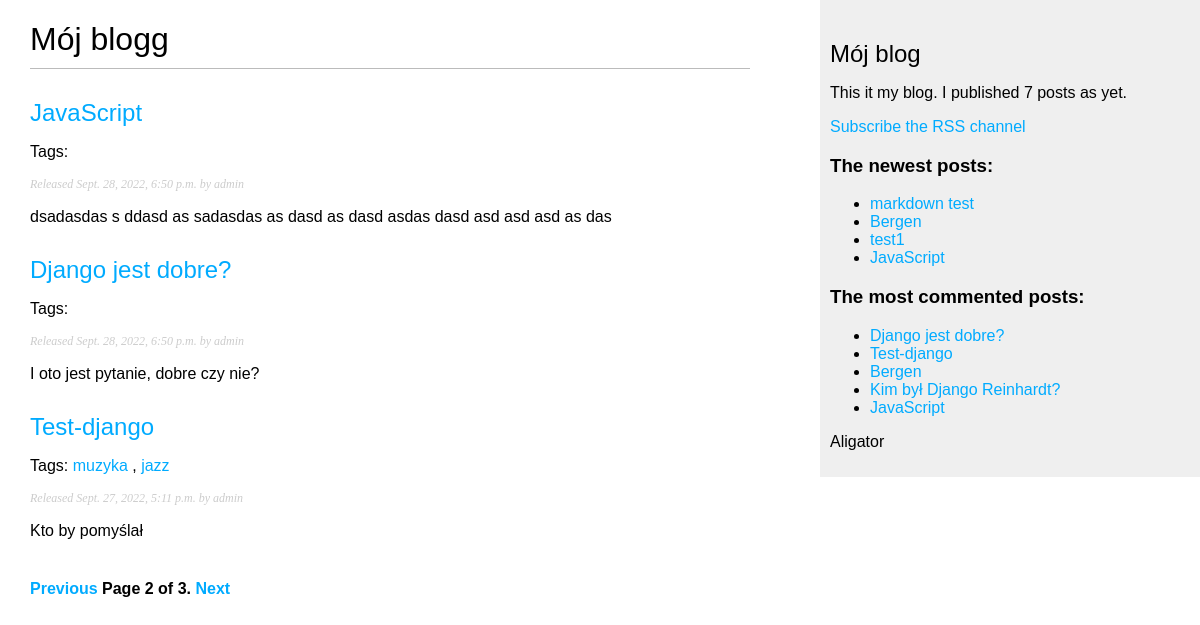
Screenshot of /app_blog/?page=2 with the database file from the repository.
### app_blog/models.py (models this page shows, shortened)
class Post(models.Model):
    STATUS_CHOICES = (
        ('draft', 'Draft'),
        ('published', 'Published'),
    )
    title = models.CharField(max_length=250)
    slug = models.SlugField(max_length=250, unique_for_date='publish')
    author = models.ForeignKey(User, on_delete=models.CASCADE, related_name='blog_posts')
    body = models.TextField()
    publish = models.DateTimeField(default=timezone.now)
    created = models.DateTimeField(auto_now_add=True)
    updated = models.DateTimeField(auto_now=True)
    status = models.CharField(max_length=10, choices=STATUS_CHOICES, default='draft')
    objects = models.Manager()  # Manager domyślny
    published = PublishedManager()  # Manager niestandarwowy
    tags = TaggableManager()
    class Meta:
        ordering = ('-publish',)
    def get_absolute_url(self):
        return reverse('app_blog:post_detail',
                       args=[self.publish.year,
                             self.publish.strftime('%m'),
                             self.publish.strftime('%d'),
                             self.slug])

### app_blog/views.py (the view)
# urls.py: path('', views.post_list, name='post_list'),
def post_list(request, tag_slug=None):
    object_list = Post.published.all()
    tag = None
    if tag_slug:
        tag = get_object_or_404(Tag, slug=tag_slug)
        object_list = object_list.filter(tags__in=[tag])
    paginator = Paginator(object_list, 3)
    page = request.GET.get('page')
    kkk = "aligator"
    try:
        posts = paginator.page(page)
    except PageNotAnInteger:
        posts = paginator.page(1)
    except EmptyPage:
        posts = paginator.page(paginator.num_pages)
    return render(request,
                  'app_blog/post/list.html', {'posts': posts,
                                              'page': page,
                                              'tags': tag,
                                              'test': kkk})

### app_blog/models.py (called while the page is built)
    def get_queryset(self):
        return super(PublishedManager, self).get_queryset().filter(status='published')

### app_blog/templatetags/blog_tags.py (called while the page is built)
@register.simple_tag
def total_posts():
    return Post.published.count()

@register.inclusion_tag('app_blog/post/latest_posts.html')
def show_latest_posts(count=5):
    latest_posts = Post.published.order_by('-publish')[:count]
    return {'latest_posts': latest_posts}

@register.simple_tag
def get_most_commented_posts(count=5):
    return Post.published.annotate(total_comments=Count('comments')).order_by('-total_comments')[:count]

@register.filter(name='markdown')
def markdown_format(text):
    return mark_safe(markdown.markdown(text))

### app_blog/templates/app_blog/post/list.html (shortened to what this page needs)
{% extends "app_blog/base.html" %}
{% load blog_tags %}
{% block content %}
    <h1>Mój blogg</h1>
    {% for post in posts %}
    <h2>
        <a href="{{ post.get_absolute_url }}">
            {{ post.title }}
        </a>
    </h2>
    <p class="tags">
        Tags:
        {% for tag in post.tags.all %}
        <a href="{% url 'app_blog:post_list_by_tag' tag.slug %}">
          {{ tag.name }}
        </a>
        {% if not forloop.last %},{% endif %}
      {% endfor %}
    </p>
    <p class="date">
        Released {{ post.publish }} by {{ post.author }}
    </p>
    {{ post.body|markdown|truncatewords_html:30 }}
    {% endfor %}
    {% include "pagination.html" with page=posts %}
{% endblock %}

### app_blog/templates/app_blog/base.html (shortened to what this page needs)
{% load blog_tags %}
{% load static %}
<!DOCTYPE html>
<html lang="en">
<head>
    <link href="{% static 'css/blog.css' %}" rel="stylesheet">
</head>
<body>
    <div id="content">
        {% block content %}
        {% endblock %}
    </div>
    <div id="sidebar">
        <h2>Mój blog</h2>
        <p>This it my blog. I published {% total_posts %} posts as yet.</p>
        <p>
            <a href="{% url 'app_blog:post_feed' %}">Subscribe the RSS channel</a>
        </p>
        <h3>The newest posts:</h3>
        {% show_latest_posts 4 %}
        <h3>The most commented posts:</h3>
        {% get_most_commented_posts as most_commented_posts %}
        <ul>
            {% for post in most_commented_posts %}
            <li>
                <a href="{{ post.get_absolute_url }}">{{ post.title }}</a>
            </li>
            {% endfor %}
        </ul>
        <p>
            {{ test|capfirst }}
        </p>
    </div>
</body>
</html>

### app_blog/templates/app_blog/post/latest_posts.html
<ul>
    {% for post in latest_posts %}
    <li>
        <a href="{{ post.get_absolute_url }}">{{ post.title }}</a>
    </li>
    {% endfor %}
</ul>

### app_blog/static/css/blog.css (style rules this page uses)
body { margin:0; padding:0; font-family:helvetica, sans-serif; }
a { color:#00abff; text-decoration:none; }
h1 { font-weight:normal; border-bottom:1px solid #bbb; padding:0 0 10px 0; }
h2 { font-weight:normal; margin:30px 0 0; }
#content { float:left; width:60%; padding:0 0 0 30px; }
#sidebar { float:right; width:30%; padding:10px; background:#efefef; height:100%; }
p.date { color:#ccc; font-family: georgia, serif; font-size: 12px; font-style: italic; }

### rows the page displays
Post: title "JavaScript", publish "Sept. 28, 2022, 6:50 p.m.", author "admin", body "dsadasdas s ddasd as sadasdas as dasd as dasd asdas dasd asd asd asd as das"
Post: title "Django jest dobre?", publish "Sept. 28, 2022, 6:50 p.m.", author "admin", body "I oto jest pytanie, dobre czy nie?"
Post: title "Test-django", publish "Sept. 27, 2022, 5:11 p.m.", author "admin", body "Kto by pomyślał"
Tag: name "muzyka"
Tag: name "jazz"
Post: title "markdown test"
Post: title "Bergen"
Post: title "test1"
Post: title "Kim był Django Reinhardt?"

### other values shown
{{ page.number }} "2"
{{ page.paginator.num_pages }} "3"
{{ test|capfirst }} "Aligator"
